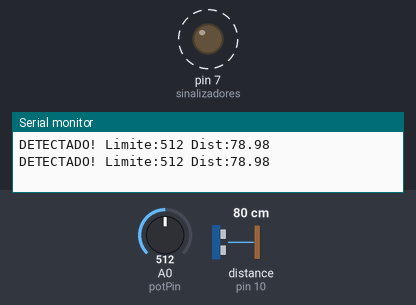
A sketch run on a simulated Arduino Uno, built with avr-gcc and run on an emulated ATmega328P. On the bench: output pins drawn as LEDs (lit = HIGH), the last lines printed to the serial monitor. Wiring (inferred from the names in the program): ultrasonic range finder: trigger pin 9; echo pin 10. Dashed ring = blinking. The inputs (shaded band) are chosen by the test bench; at power-on: A0 (potPin) = 512, distance to the obstacle (sensor on pin 10) 80 cm. The echo pulse lasts 58.3 µs per cm; pins used as bus, display or sensor lines are not drawn.

Above: at 1.8 s.
1.9 s: A0 (potPin) set to 87
5.4 s: A0 (potPin) set to 75
At 6.3 s:
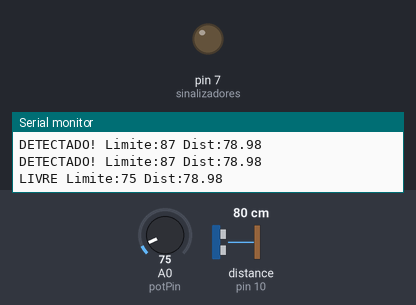
8.0 s: distance to the obstacle (sensor on pin 10) set to 71 cm
At 8.4 s:
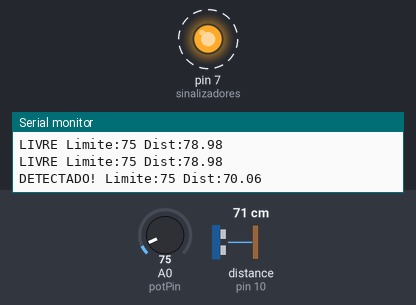
12.1 s: distance to the obstacle (sensor on pin 10) set to 120 cm
At 13.6 s:
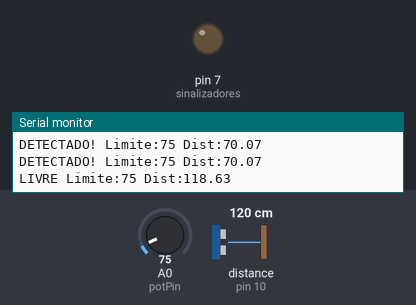
Timing chart, 0 to 15.0 s (numbered marks = the images above; inputs shaded):
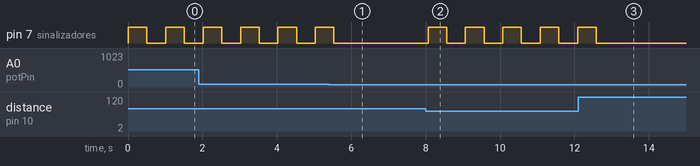

The sketch:

atividade02.ino
```cpp
int trigPin = 9;
int echoPin = 10;
int sinalizadores = 7;
int potPin = A0;
int valor = 0;

long duracao;
float distancia;

void setup() {
Serial.begin(9600);
pinMode(trigPin, OUTPUT);
pinMode(echoPin, INPUT);
pinMode(sinalizadores, OUTPUT);
}

void loop() {
valor = analogRead(potPin);
digitalWrite(trigPin, LOW);
delayMicroseconds(2);

digitalWrite(trigPin, HIGH);
delayMicroseconds(10);
digitalWrite(trigPin, LOW);

duracao = pulseIn(echoPin, HIGH);
distancia = duracao * 0.034 / 2;


if (distancia < valor) {
Serial.print("DETECTADO! ");
} else {
Serial.print("LIVRE ");
}

Serial.print("Limite:");
Serial.print(valor);
Serial.print(" Dist:");
Serial.println(distancia);

if (distancia < valor) {
digitalWrite(sinalizadores, HIGH);
delay(500);
digitalWrite(sinalizadores, LOW);
}

delay(500);
}
```

Measured:
- the behaviour switches between 79 and 78 on A0 (potPin) (found by bisection; images 0 and 1)
- the behaviour switches between 76 and 75 cm on distance to the obstacle (sensor on pin 10) (found by bisection; images 1 and 2)
- after the input at 5.4 s, pin 7 (sinalizadores): goes on until 5.5 s, then stays LOW
- after the input at 8.0 s, pin 7 (sinalizadores): alternates HIGH for 0.50 s and LOW for 0.51 s, starting after 0.07 s
- after the input at 12.1 s, pin 7 (sinalizadores): goes on until 12.6 s, then stays LOW
- by itself, pin 7 (sinalizadores): alternates HIGH for 0.50 s and LOW for 0.51 s
